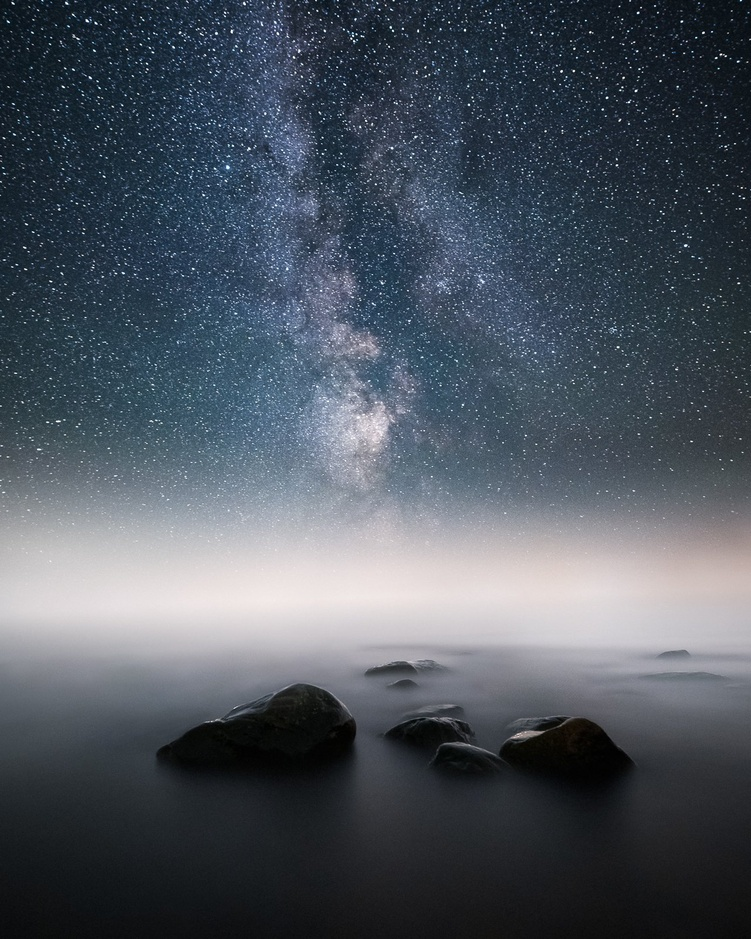
#> input picture lab1/images/image1.jpg, 751 x 939 px, shrunk from 1280 x 1600 before the run, found by its file name
$ jupyter execute --allow-errors 9517_lab1.ipynb   (older library calls are emulated)
#> lines starting #> are read from the running program, lines starting #| are printed output that depends on the picture
[cell 1]
import cv2
import numpy as np
import matplotlib.pyplot as plt

[cell 2]
### Brightness Alternation ###
def intensity_inversion(image):
    # inverts the pixel values, meaning that dark pixels become bright and bright pixels become dark.
    return cv2.bitwise_not(image)

def gamma_correction(image, gamma=2.2):
    invGamma = 1.0 / gamma
    table = np.array([(i / 255.0) ** invGamma * 255 for i in range(256)]).astype("uint8")
    return cv2.LUT(image, table)

image = cv2.imread("image1.jpg")  # Replace with the uploaded file name
#> image is the input picture: shape (939, 751, 3); mean B, G, R 94.4, 84.6, 76.5
image_gray = cv2.cvtColor(image, cv2.COLOR_BGR2GRAY)
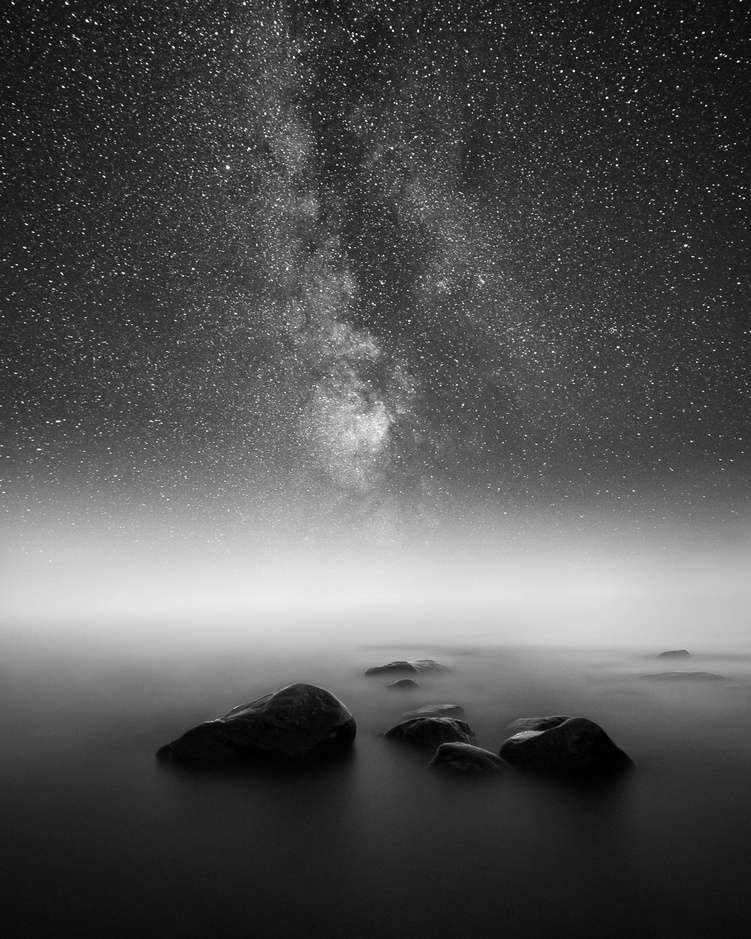
#> image_gray: shape (939, 751); min 0, max 254, mean 83.3
inverted = intensity_inversion(image_gray)
#> in intensity_inversion, `return cv2.bitwise_not(image)`:
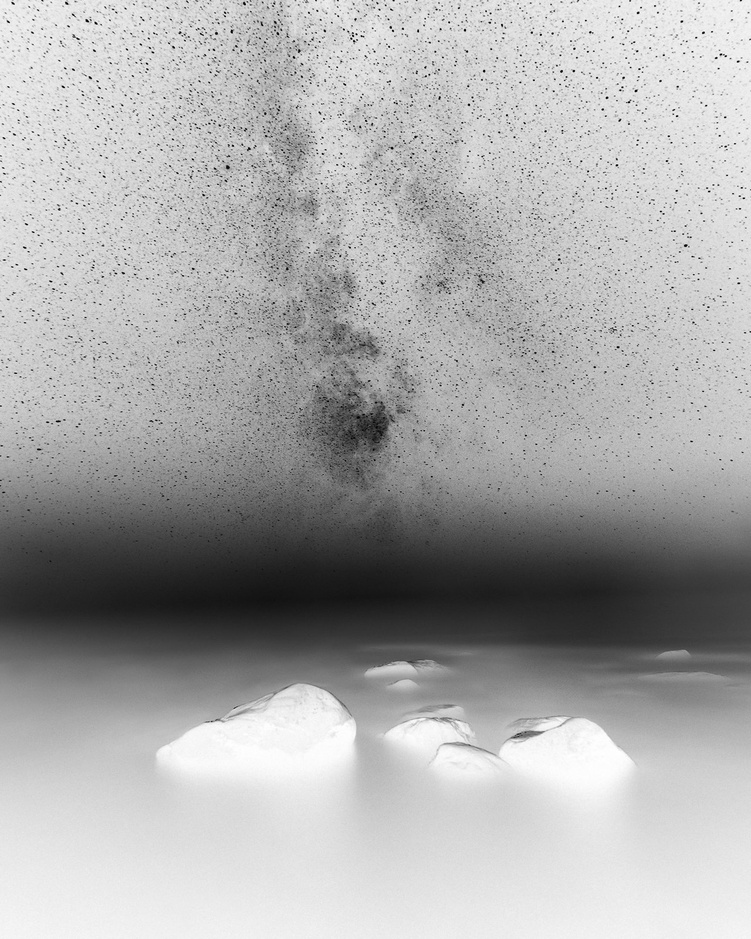
#> returned value: shape (939, 751); min 1, max 255, mean 171.7
gamma_corrected_0 = gamma_correction(image_gray, gamma=0.5)
#> in gamma_correction, `return cv2.LUT(image, table)`:
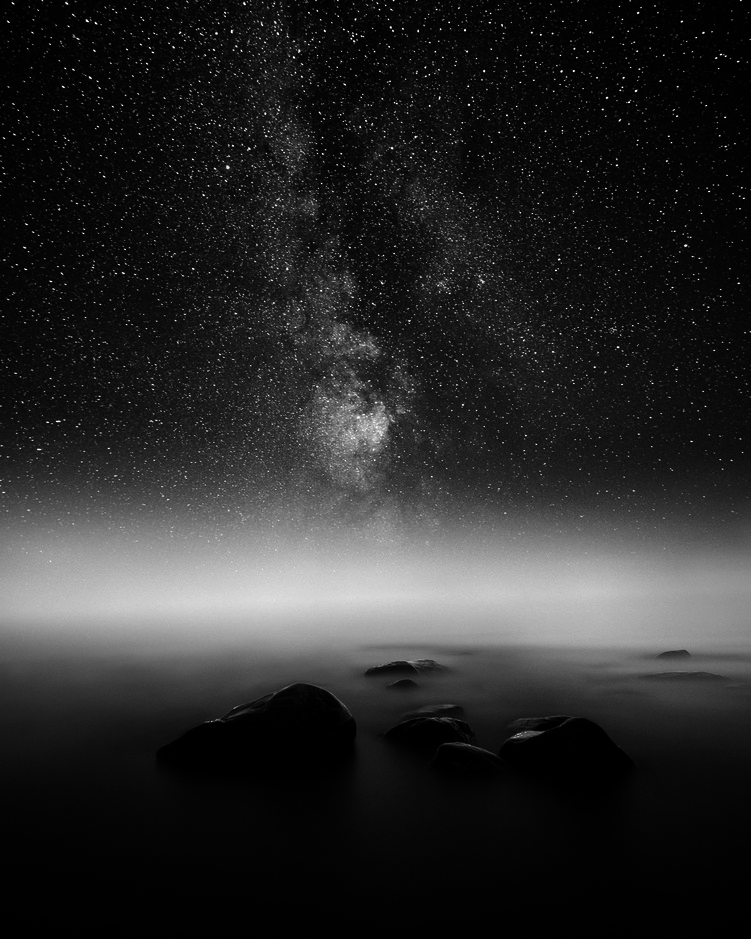
#> returned value: shape (939, 751); min 0, max 253, mean 41.4
gamma_corrected_1 = gamma_correction(image_gray, gamma=1)
gamma_corrected_2 = gamma_correction(image_gray, gamma=2)
#> call 3 of gamma_correction, with gamma = 2
#> in gamma_correction (call 3), `return cv2.LUT(image, table)`:
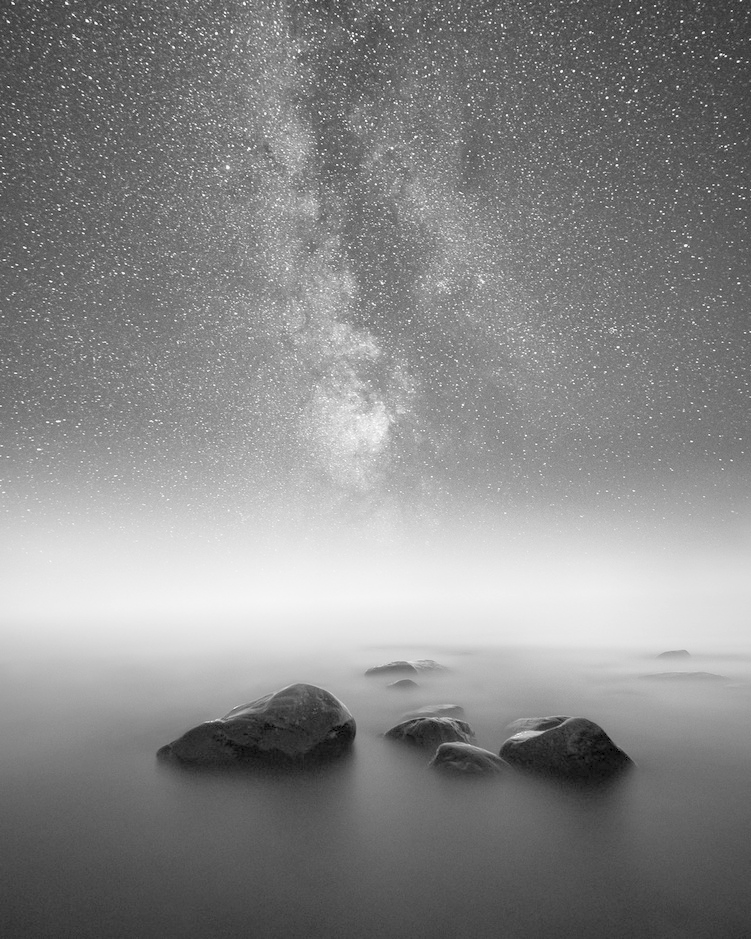
#> returned value: shape (939, 751); min 0, max 254, mean 135.6

# Display Results
fig, ax = plt.subplots(1, 5, figsize=(20, 15))
ax[0].imshow(image_gray, cmap='gray'); ax[0].set_title("Original Image")
ax[1].imshow(inverted, cmap='gray'); ax[1].set_title("Intensity Inverted")
ax[2].imshow(gamma_corrected_0, cmap='gray'); ax[2].set_title("Gamma (0.5) Corrected")
ax[3].imshow(gamma_corrected_1, cmap='gray'); ax[3].set_title("Gamma (1.0) Corrected")
ax[4].imshow(gamma_corrected_2, cmap='gray'); ax[4].set_title("Gamma (2.0) Corrected")
plt.show()
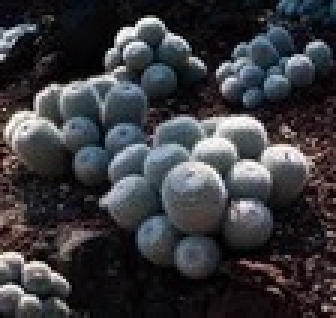
#> input picture lab1/images/image3.jpeg, 112 x 106 px, shrunk from 190 x 180 before the run, found by its file name (shown 3 times larger)

#Reference: https://pyimagesearch.com/2015/10/05/opencv-gamma-correction/

[cell 3]
### Noise Reduction ###

# Function to apply different filters
def apply_filtering(img, kernel_size):
    mean_filtered = cv2.blur(img, (kernel_size, kernel_size))  # Mean filter
    gaussian_filtered = cv2.GaussianBlur(img, (kernel_size, kernel_size), 0)  # Gaussian filter
    median_filtered = cv2.medianBlur(img, kernel_size)  # Median filter
    return mean_filtered, gaussian_filtered, median_filtered

# Load the noisy image (Change 'noisy_image.jpg' to your actual file)
image = cv2.imread("image2.jpeg", cv2.IMREAD_GRAYSCALE)

# Define kernel sizes to test
kernel_sizes = [3, 5, 7]

# Create figure for visualization
fig, axes = plt.subplots(3, 4, figsize=(10, 8))

# Titles for each column
titles = ["Original", "Mean Filter", "Gaussian Filter", "Median Filter"]

# Apply filters and plot images
#> (the rest of this cell did not finish here and is left out)

[cell 4]
### Image Sharpening ###
def sharpen_laplacian(image):
    laplacian = cv2.Laplacian(image, cv2.CV_64F)
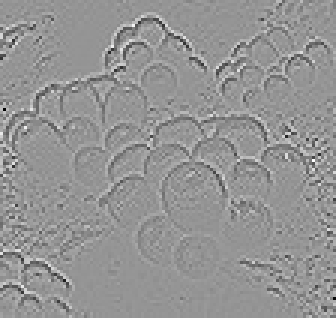
#> laplacian: shape (106, 112) float64 (shown 3 times larger); min -543, max 388, mean 0; drawn with min black and max white
    laplacian = np.clip(laplacian, 0, 255).astype(np.uint8)
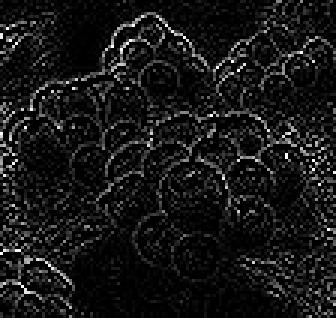
#> laplacian: shape (106, 112) (shown 3 times larger); min 0, max 255, mean 21.9
    sharpened = cv2.addWeighted(image, 1.5, laplacian, -0.0, 0)
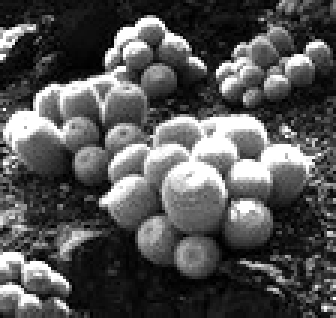
#> sharpened: shape (106, 112) (shown 3 times larger); min 0, max 255, mean 84
    return sharpened

def sharpen_unsharp_mask(image):
    gaussian_blur = cv2.GaussianBlur(image, (9,9), 10)
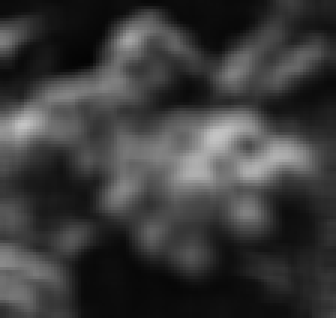
#> gaussian_blur: shape (106, 112) (shown 3 times larger); min 4, max 195, mean 58.6
    sharpened = cv2.addWeighted(image, 1.5, gaussian_blur, -0.5, 0)
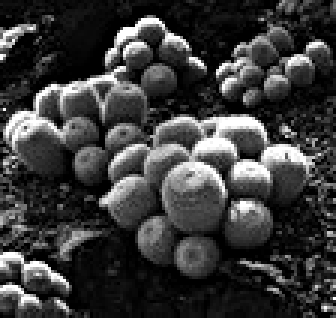
#> sharpened: shape (106, 112) (shown 3 times larger); min 0, max 255, mean 58.9
    return sharpened

blurred_image = cv2.imread("image3.jpeg", cv2.IMREAD_GRAYSCALE)
laplacian_sharp = sharpen_laplacian(blurred_image)
unsharp_sharp = sharpen_unsharp_mask(blurred_image)

# Display Results
fig, ax = plt.subplots(1, 3, figsize=(15, 5))
ax[0].imshow(blurred_image, cmap='gray'); ax[0].set_title("Blurred Image")
ax[1].imshow(laplacian_sharp, cmap='gray'); ax[1].set_title("Laplacian Sharpened")
ax[2].imshow(unsharp_sharp, cmap='gray'); ax[2].set_title("Unsharp Masking")
plt.show()
